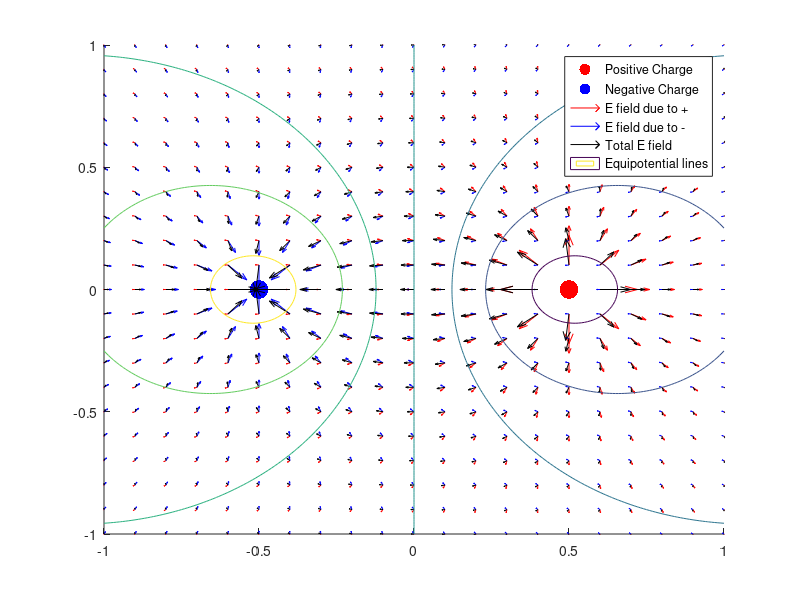

MATLAB code to generate this figure:

dist = 1;
resolution = 0.01 ;
xRange = -dist:resolution:dist;
yRange = -dist:resolution:dist;
[X,Y] = meshgrid(xRange,yRange);

% charges
xPos = [.5 -.5];
yPos = [0 0];
cQ = [10 -10] ;

temp = (  ((X==xPos(1) ) .* (Y==yPos(1)) ) +  (  (X==xPos(2)).*(Y==yPos(2))) ) ;
temp = temp==1;

Fx = zeros(size(X));
Fy = zeros(size(Fx));
Fxt = zeros(size(X));
Fyt = zeros(size(Fx));
Pot = zeros(size(Fx));

dRes = 10 ;
% FxDraw = Fx(1:dRes:end,1:dRes:end) ;
% FyDraw = Fy(1:dRes:end,1:dRes:end) ;
XDraw =  X(1:dRes:end,1:dRes:end) ;
YDraw =  Y(1:dRes:end,1:dRes:end) ;



figure;
hold on;

plot(xPos(1),yPos(1), 'r.','MarkerSize',40);
plot(xPos(2),yPos(2), 'b.','MarkerSize',40);



for ii=1:length(xPos),
    q = cQ(ii);
    x = xPos(ii);
    y = yPos(ii);
    r = ( (X-x).^2+ (Y-y).^2 ).^0.5 ;
    r(r<0.05) = 0.05; %since F~1/r, very small r would make F--> infinity
    
    F = q./ r;
    Fx = F .* ((X-x)./ r );
    Fy = F .* ((Y-y)./ r );

    Fx(temp) =0;
    Fy(temp) =0;
    
    Fxt = Fxt + Fx;
    Fyt = Fyt + Fy;
    
    
    
    if ii == 1
        quiver(XDraw,YDraw, Fx(1:dRes:end,1:dRes:end), Fy(1:dRes:end,1:dRes:end), 'r');
    else
        quiver(XDraw,YDraw, Fx(1:dRes:end,1:dRes:end), Fy(1:dRes:end,1:dRes:end), 'b');
    end
    
    Pot = Pot + q.* log(r);
end

quiver(XDraw,YDraw,Fxt(1:dRes:end,1:dRes:end),Fyt(1:dRes:end,1:dRes:end),'k');


% Pot(abs(Pot)>1) = 5000;
v = [-20 -10 -5 0 5 10 20];
[cs, h] = contour(X,Y,Pot,v);
% clabel(cs, h);
legend('Positive Charge', 'Negative Charge', 'E field due to +', 'E field due to -', 'Total E field', 'Equipotential lines');
hold off;
